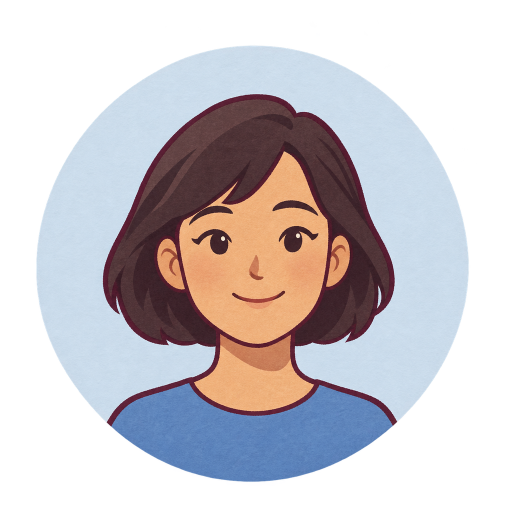
#> input picture design/art/portraits/portrait-01.png, 1024 x 1024 px (shown at 1/2 size)
$ python check-portraits.py
#> lines starting #> are read from the running program, lines starting #| are printed output that depends on the picture; after the words box and inside, x2 and y2 are one past the last pixel; in counts of white or black regions, pixels touching at a corner belong together
#!/usr/bin/env python3
"""Check shared portrait discs at 24/40/60px, including the Keeper dialog crop."""
import json
from pathlib import Path
from PIL import Image,ImageDraw,ImageFont,ImageChops
ROOT=Path(__file__).resolve().parents[1];PORTRAITS=ROOT/'portraits';CHECKS=ROOT/'_checks';PAPER='#F6F8FB'
NAMES=[f'portrait-{i:02}.png' for i in range(1,9)]+['portrait-future.png','portrait-sea.png','portrait-keeper.png']
CROP=(75,96,935,956)
def font(n):
 p=Path('/System/Library/Fonts/Supplemental/Arial.ttf');return ImageFont.truetype(p,n) if p.exists() else ImageFont.load_default()
def on_paper(im):return Image.alpha_composite(Image.new('RGBA',im.size,PAPER),im).convert('RGB')
def sample(im,size,crop=False):return on_paper((im.crop(CROP) if crop else im).resize((size,size),Image.Resampling.LANCZOS))
def main():
 CHECKS.mkdir(parents=True,exist_ok=True);sheet=Image.new('RGB',(1000,100+len(NAMES)*100),PAPER);d=ImageDraw.Draw(sheet)
#> after `sheet = Image.new('RGB', (1000, 100 + len(NAMES) * 100), PAPER)`:
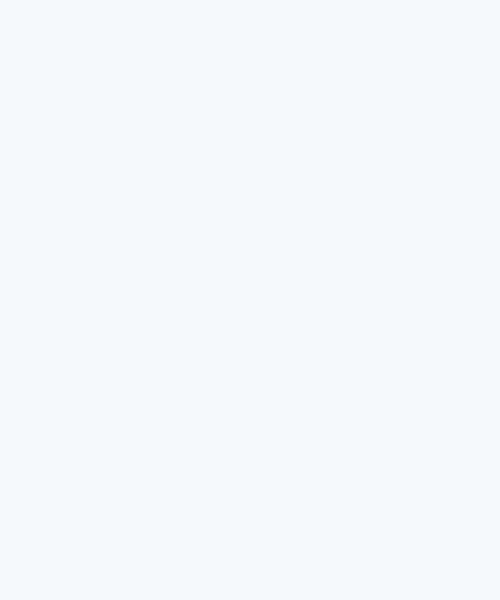
#> sheet: PIL image 1000x1200 RGB (shown at 1/2 size); mean R, G, B 246, 248, 251
 d.text((25,15),'PORTRAITS — FULL CANVAS / EXACT APP DISC CROP',fill='#16263F',font=font(23));d.text((25,50),'Each sample is shown at its native pixel size. Crop: x75–935, y96–956 (860 × 860).',fill='#6E2B3F',font=font(16))
 cols=[(False,24,235),(False,40,340),(False,60,445),(True,24,610),(True,40,715),(True,60,820)]
 for crop,size,x in cols:d.text((x,82),('crop ' if crop else 'full ')+str(size),fill='#16263F',font=font(14))
 mask=Image.new('L',(1024,1024));ImageDraw.Draw(mask).ellipse((75,96,935,956),fill=255);report=[]
#> after `mask = Image.new('L', (1024, 1024))`: mask: PIL image 1024x1024 L; every value is 0
#> after `ImageDraw.Draw(mask).ellipse((75, 96, 935, 956), fill=255)`:
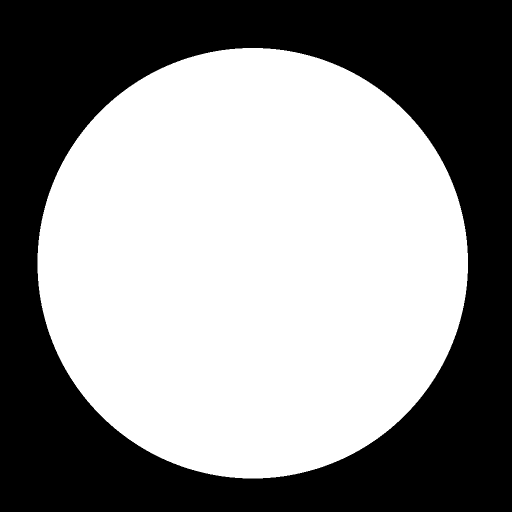
#> mask: PIL image 1024x1024 L (shown at 1/2 size); 55.5% white; 1 black region, box (x1, y1, x2, y2) and area: (0, 0, 1024, 1024) 466487
 for i,name in enumerate(NAMES):
  im=Image.open(PORTRAITS/name).convert('RGBA');assert im.size==(1024,1024),(name,im.size)
#> in main, im is the input picture: PIL image 1024x1024 RGBA; mean R, G, B, A 92, 87.8, 92, 141.2
  a=im.getchannel('A');assert ImageChops.difference(a,mask).getbbox() is None,(name,'disc mask differs')
  y=110+i*100;d.text((25,y+23),name.removesuffix('.png'),fill='#16263F',font=font(19));d.line((20,y+87,965,y+87),fill='#DCE8F2')
  for crop,size,x in cols:sheet.paste(sample(im,size,crop),(x,y+(70-size)//2))
  report.append({'file':'portraits/'+name,'size':[1024,1024],'mode':'RGBA','corners_alpha':[a.getpixel(p) for p in ((0,0),(1023,0),(0,1023),(1023,1023))],'circle_center':[505,526],'circle_radius':430,'visible_bbox':a.getbbox(),'tested_px':[24,40,60],'app_crop':list(CROP),'exact_shared_mask':True})
 sheet.save(CHECKS/'portraits-small.png',optimize=True);(CHECKS/'portraits-small.json').write_text(json.dumps(report,indent=2)+'\n')
 review=Image.new('RGB',(920,430),PAPER);rd=ImageDraw.Draw(review);rd.text((20,12),'THE SEA — PROFILE PICTURE REVIEW',fill='#16263F',font=font(23))
 for j,name in enumerate(('portrait-01.png','portrait-future.png','portrait-sea.png')):
  im=Image.open(PORTRAITS/name).convert('RGBA');y=75+j*110;rd.text((20,y+23),name,fill='#16263F',font=font(17))
  for size,x in ((24,235),(40,320),(60,425)):
   review.paste(sample(im,size,True),(x,y));rd.text((x,y+67),f'{size}px crop',fill='#6E2B3F',font=font(12))
 sea=Image.open(PORTRAITS/'portrait-sea.png').convert('RGBA');review.paste(sample(sea,260,True),(610,75));rd.text((610,351),'260px detail (app crop)',fill='#6E2B3F',font=font(15));review.save(CHECKS/'portrait-sea-review.png',optimize=True)
 print(f'{len(report)} portraits: exact circle, transparent corners, native 24/40/60 and app crops PASS')
#> (the run stopped early here; a loop or call above may not have finished)
